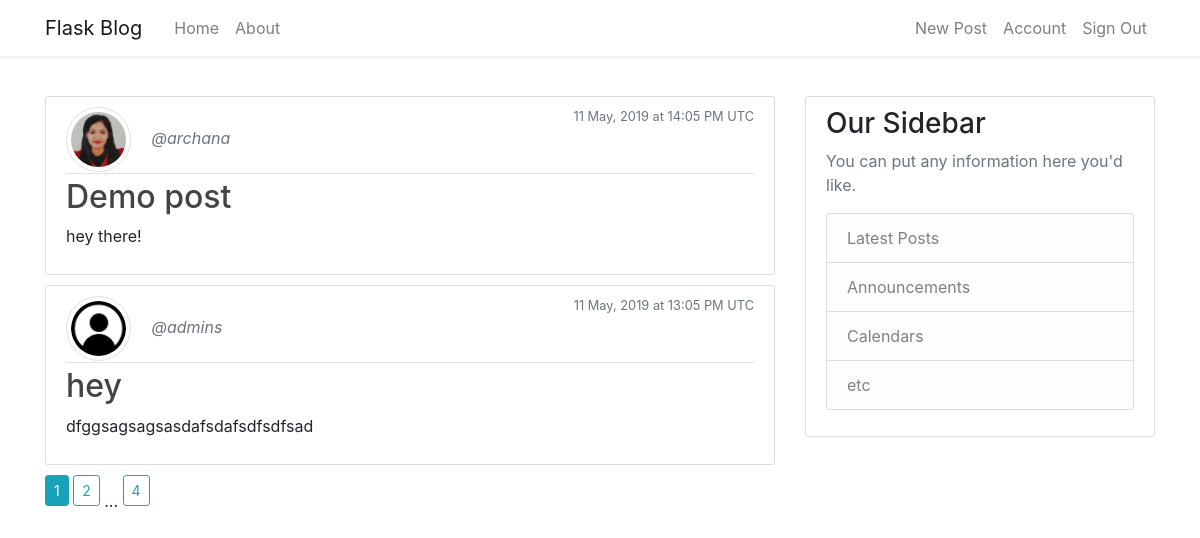
The app's page /home (signed in) with its own data.
### flask_blog/models.py (models this page shows, shortened)
class Post(db.Model):
    id = db.Column(db.Integer, primary_key = True)
    title = db.Column(db.String(100), nullable = False)
    date_posted = db.Column(db.DateTime, nullable = False, default = datetime.utcnow)
    content = db.Column(db.Text, nullable = False)
    user_id = db.Column(db.Integer, db.ForeignKey('user.id'), nullable = False)

class User(db.Model, UserMixin):
    id = db.Column(db.Integer, primary_key = True)
    username = db.Column(db.String(20), unique = True, nullable = False)
    email = db.Column(db.String(120), unique = True, nullable = False)
    image_file = db.Column(db.String(20), nullable = False, default = 'default.png')
    password = db.Column(db.String(60), nullable = False)
    posts = db.relationship('Post', backref = 'author', lazy = True)

### flask_blog/main/routes.py (the view)
@main.route("/")
@main.route("/home")
def home():
    page = request.args.get('page', 1, type = int)
    posts = Post.query.order_by(Post.date_posted.desc()).paginate(page = page, per_page = 2)
    return render_template('home.html', posts = posts)

### flask_blog/models.py (called while the page is built)
@login_manager.user_loader
def load_user(user_id):
    return User.query.get(int(user_id))

### flask_blog/templates/home.html
{% extends 'layout.html' %}
{% block content %}
    {% for post in posts.items %}
        <article class="media content-section">
            <div class="media-body">
                <div class="article-metadata">
                    <img class="rounded-circle article-img img-thumbnail" src="{{ url_for('static', filename = 'images/' + post.author.image_file) }}">
                    <a class="mr-2 text-muted font-italic" href="{{ url_for('users.user_posts', username = post.author.username) }}">@{{ post.author.username }}</a>
                    <small class="text-muted float-right">{{ post.date_posted.strftime('%d %B, %Y at %H:%m %p UTC') }}</small>
                </div>
                <h2><a class="article-title" href="{{ url_for('posts.post', post_id = post.id) }}">{{ post.title }}</a></h2>
                <p class="article-content">{{ post.content }}</p>
            </div>
        </article>
    {% endfor %}
    {% for page_num in posts.iter_pages(left_edge=1, right_edge=1, left_current=1, right_current=2) %}
        {% if page_num %}
            {% if posts.page == page_num %}
                <a class="btn btn-sm btn-info mb-4" href="{{ url_for('main.home', page=page_num) }}">{{ page_num }}</a>
            {% else %}
                <a class="btn btn-sm btn-outline-info mb-4" href="{{ url_for('main.home', page = page_num) }}">{{ page_num }}</a>
            {% endif %}
        {% else %}
            ...
        {% endif %}
    {% endfor %}
{% endblock content %}

### flask_blog/static/css/main.css (style rules this page uses)
.content-section { background: #ffffff; padding: 10px 20px; border: 1px solid #dddddd; border-radius: 3px; margin-bottom: 10px; }
.article-title { color: #444444; }
.article-content { white-space: pre-line; }
.article-img { height: 65px; width: 65px; margin-right: 16px; }
.article-metadata { padding-bottom: 1px; margin-bottom: 4px; border-bottom: 1px solid #e3e3e3 }

### records on screen
Post: image_file (picture), author.username "archana", date_posted "11 May, 2019 at 14:05 PM UTC", title "Demo post", content "hey there!"
Post: image_file (placeholder picture), author.username "admins", date_posted "11 May, 2019 at 13:05 PM UTC", title "hey", content "dfggsagsagsasdafsdafsdfsdfsad"

### other values on screen
{{ page_num }} "1"
{{ page_num }} "2" "4"
